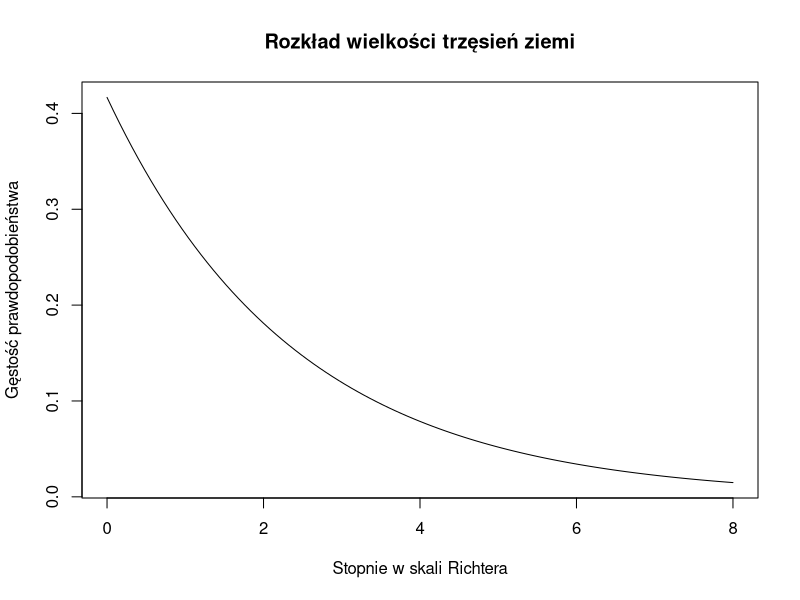

Reproduce this figure in R.
# Obliczenie parametru lambda
lambda <- 1/2.4

# a) P(X > 3) - prawdopodobieństwo trzęsienia > 3 stopni Richtera
p_a <- pexp(3, rate=lambda, lower.tail=FALSE)
# lub p_a <- exp(-lambda * 3)

# b) P(2 ≤ X ≤ 3) - prawdopodobieństwo trzęsienia między 2 a 3 stopniami
p_b <- pexp(3, rate=lambda) - pexp(2, rate=lambda)
# lub p_b <- exp(-lambda * 2) - exp(-lambda * 3)

# Wizualizacja
curve(dexp(x, rate=lambda), 
      from=0, to=8,
      main="Rozkład wielkości trzęsień ziemi",
      xlab="Stopnie w skali Richtera",
      ylab="Gęstość prawdopodobieństwa")

# Wyświetlenie wyników
cat("a) P(X > 3) =", round(p_a, 4), "\n")
cat("b) P(2 ≤ X ≤ 3) =", round(p_b, 4), "\n")
